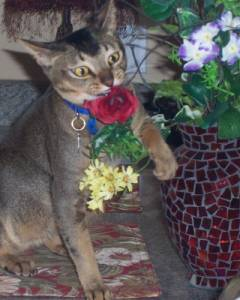
#> input picture Development/Computer-Vision/Unet/images/Abyssinian_205.jpg, 240 x 300 px, given in place of Abyssinian_101.jpg, which was not available
$ jupyter execute --allow-errors Computer_Vision_Convolutions.ipynb   (older library calls are emulated)
#> lines starting #> are read from the running program, lines starting #| are printed output that depends on the picture; pictures that were not available may be replaced by others from this repository, and a replacement may not be noted
[cell 1]
# Code adapted from: Lars Nieradzik's code on Object Localization https://github.com/lars76/object-localization
#    under MIT License

# Data: The Oxford-IIIT Pet Dataset http://www.robots.ox.ac.uk/~vgg/data/pets/
#    under Creative Commons License https://creativecommons.org/licenses/by-sa/4.0/

[cell 2]
# IMPORT LIBRARIES AND PACKAGES

import csv
import math
import cv2

import numpy as np
import tensorflow as tf
from PIL import Image
from tensorflow.keras import Model
from tensorflow.keras.applications.mobilenet import MobileNet, preprocess_input
from tensorflow.keras.callbacks import ModelCheckpoint, EarlyStopping, ReduceLROnPlateau
from tensorflow.keras.layers import Concatenate, Conv2D, UpSampling2D, Reshape
from tensorflow.keras.utils import Sequence
from tensorflow.keras.optimizers import Adam
from tensorflow.keras.losses import binary_crossentropy

[cell 3]
# SETTINGS

ALPHA = 1 # Width hyper parameter for MobileNet (0.25, 0.5, 0.75, 1.0). Higher width means more accurate but slower

IMAGE_HEIGHT = 224
IMAGE_WIDTH = 224

HEIGHT_CELLS = 28
WIDTH_CELLS = 28

CELL_WIDTH = IMAGE_WIDTH / WIDTH_CELLS
CELL_HEIGHT = IMAGE_HEIGHT / HEIGHT_CELLS

EPOCHS = 1
BATCH_SIZE = 4
PATIENCE = 10

THREADS = 1

PATH = ""

TRAIN_CSV = PATH+"train.csv"
VALIDATION_CSV = PATH+"validation.csv"

[cell 4]
class DataGenerator(Sequence):

    # [24 lines left out: function __init__, not called in this run]

    def __len__(self):
        return math.ceil(len(self.mask) / BATCH_SIZE)

    # [14 lines left out: function __getitem__, not called in this run]

[cell 5]
def create_model(trainable=True):
    model = MobileNet(input_shape=(IMAGE_HEIGHT, IMAGE_WIDTH, 3), include_top=False, alpha=ALPHA, weights="imagenet")

    for layer in model.layers:
        layer.trainable = trainable

    block1 = model.get_layer("conv_pw_5_relu").output
    block2 = model.get_layer("conv_pw_11_relu").output
    block3 = model.get_layer("conv_pw_13_relu").output

    x = Concatenate()([UpSampling2D()(block3), block2])
    x = Concatenate()([UpSampling2D()(x), block1])

    x = Conv2D(1, kernel_size=1, activation="sigmoid")(x)
    x = Reshape((HEIGHT_CELLS, WIDTH_CELLS))(x)

    return Model(inputs=model.input, outputs=x)

[cell 6]
# [5 lines left out: function dice_coefficient, not called in this run]

[cell 7]
def loss(y_true, y_pred):
    return binary_crossentropy(y_true, y_pred) - tf.log(dice_coefficient(y_true, y_pred) + tf.keras.backend.epsilon())

#> (a cell that did not finish here is left out)

#> (a cell that did not finish here is left out)

[cell 10]
# TESTING

import cv2
import numpy as np

from keras.applications.mobilenet import preprocess_input

[cell 11]
WEIGHTS_FILE = "model-0.92.h5"
THRESHOLD = 0.8
EPSILON = 0.02

#> (the rest of this cell did not finish here and is left out)

model.load_weights(WEIGHTS_FILE)

[cell 12]
filename = 'images/Abyssinian_101.jpg'

unscaled = cv2.imread(filename)
#> unscaled is the input picture: shape (300, 240, 3); mean B, G, R 86.7, 87.4, 92.6
image = cv2.resize(unscaled, (IMAGE_WIDTH, IMAGE_HEIGHT))
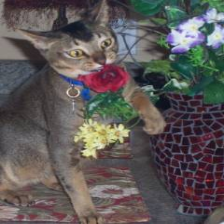
#> image: shape (224, 224, 3); mean B, G, R 86.6, 87.3, 92.5
#> (the rest of this cell did not finish here and is left out)

[cell 13]
filename = 'C:/Users/Amit/Documents/Great Learning/M6 Advanced CNNs/ObjectLocalization/images/NewCats3.jpg'

unscaled = cv2.imread(filename)
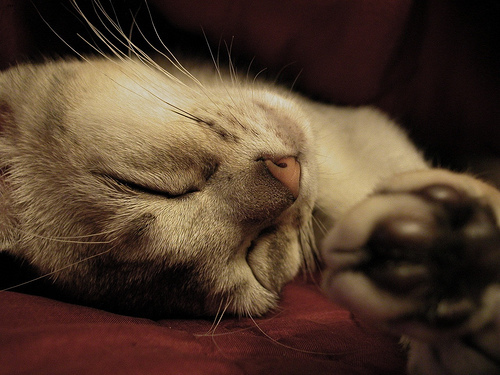
#> input picture Development/Computer-Vision/Unet/images/Abyssinian_21.jpg, 500 x 375 px, given in place of NewCats3.jpg, which was not available
#> unscaled is the input picture: shape (375, 500, 3); mean B, G, R 43, 58.7, 79.2
image = cv2.resize(unscaled, (IMAGE_WIDTH, IMAGE_HEIGHT))
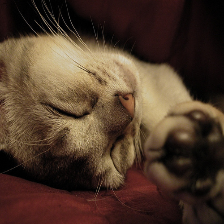
#> image: shape (224, 224, 3); mean B, G, R 42.9, 58.5, 79.1
#> (the rest of this cell did not finish here and is left out)
